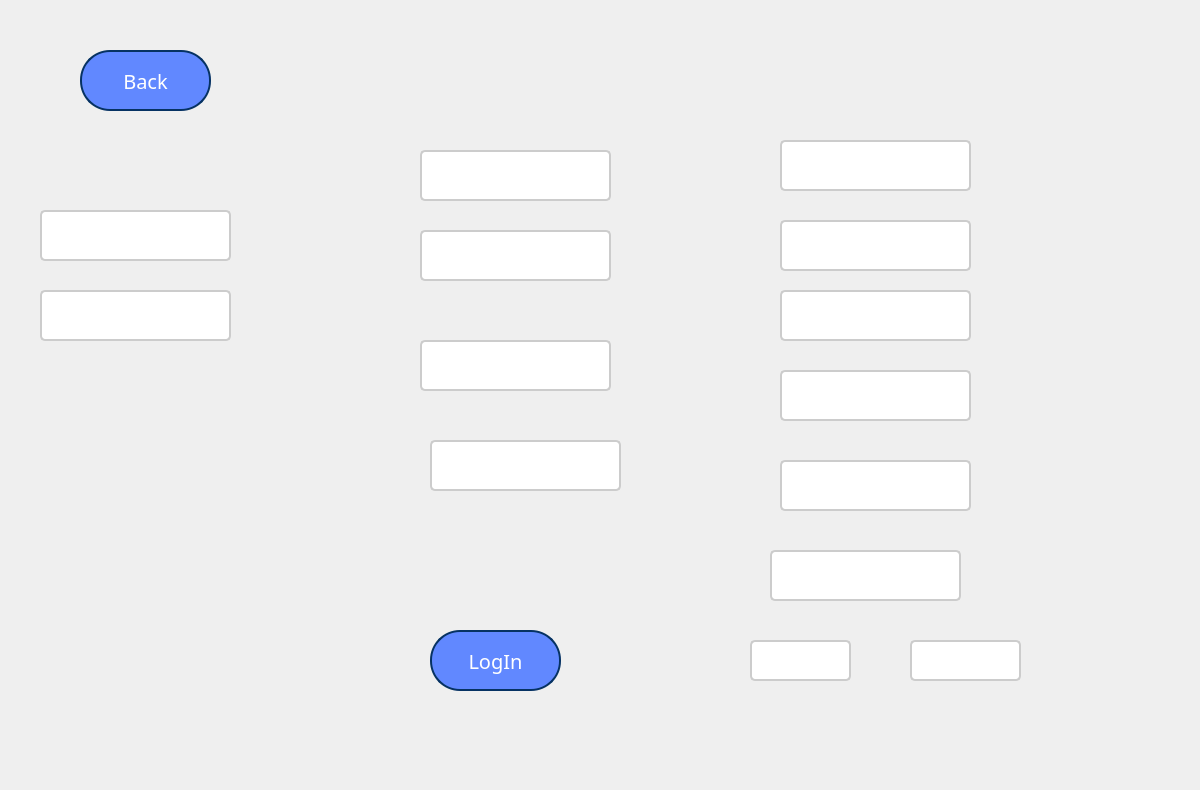
<?xml version="1.0" encoding="UTF-8"?>
<ui version="4.0">
 <class>ClientLogin</class>
 <widget class="QDialog" name="ClientLogin">
  <property name="geometry">
   <rect>
    <x>0</x>
    <y>0</y>
    <width>1200</width>
    <height>790</height>
   </rect>
  </property>
  <property name="windowTitle">
   <string>Dialog</string>
  </property>
  <widget class="QLineEdit" name="Email">
   <property name="geometry">
    <rect>
     <x>40</x>
     <y>210</y>
     <width>191</width>
     <height>51</height>
    </rect>
   </property>
   <property name="styleSheet">
    <string notr="true">QLineEdit {
    border: 2px solid #ccc;  /* Adaugă un contur de 2px solid cu o culoare gri deschis */
    border-radius: 5px;      /* Rotunjeste marginile */
    padding: 5px;            /* Adaugă un spațiu de 5px în interiorul lineEdit-ului */
    font-family: Arial, sans-serif; /* Setează fontul textului */
    font-size: 14px;         /* Setează dimensiunea fontului */
    color: #333;             /* Setează culoarea textului la un gri mai închis */
}

QLineEdit:hover {
    border-color: #aaa;      /* Schimbă culoarea conturului la un gri mai deschis atunci când mouse-ul este deasupra */
}

QLineEdit:focus {
    border-color: #0078d7;  /* Schimbă culoarea conturului la albastru atunci când lineEdit-ul are focus */
}</string>
   </property>
  </widget>
  <widget class="QLineEdit" name="Parola">
   <property name="geometry">
    <rect>
     <x>40</x>
     <y>290</y>
     <width>191</width>
     <height>51</height>
    </rect>
   </property>
   <property name="styleSheet">
    <string notr="true">QLineEdit {
    border: 2px solid #ccc;  /* Adaugă un contur de 2px solid cu o culoare gri deschis */
    border-radius: 5px;      /* Rotunjeste marginile */
    padding: 5px;            /* Adaugă un spațiu de 5px în interiorul lineEdit-ului */
    font-family: Arial, sans-serif; /* Setează fontul textului */
    font-size: 14px;         /* Setează dimensiunea fontului */
    color: #333;             /* Setează culoarea textului la un gri mai închis */
}

QLineEdit:hover {
    border-color: #aaa;      /* Schimbă culoarea conturului la un gri mai deschis atunci când mouse-ul este deasupra */
}

QLineEdit:focus {
    border-color: #0078d7;  /* Schimbă culoarea conturului la albastru atunci când lineEdit-ul are focus */
}</string>
   </property>
  </widget>
  <widget class="QLineEdit" name="Nume">
   <property name="geometry">
    <rect>
     <x>420</x>
     <y>150</y>
     <width>191</width>
     <height>51</height>
    </rect>
   </property>
   <property name="styleSheet">
    <string notr="true">QLineEdit {
    border: 2px solid #ccc;  /* Adaugă un contur de 2px solid cu o culoare gri deschis */
    border-radius: 5px;      /* Rotunjeste marginile */
    padding: 5px;            /* Adaugă un spațiu de 5px în interiorul lineEdit-ului */
    font-family: Arial, sans-serif; /* Setează fontul textului */
    font-size: 14px;         /* Setează dimensiunea fontului */
    color: #333;             /* Setează culoarea textului la un gri mai închis */
}

QLineEdit:hover {
    border-color: #aaa;      /* Schimbă culoarea conturului la un gri mai deschis atunci când mouse-ul este deasupra */
}

QLineEdit:focus {
    border-color: #0078d7;  /* Schimbă culoarea conturului la albastru atunci când lineEdit-ul are focus */
}</string>
   </property>
  </widget>
  <widget class="QLineEdit" name="Prenume">
   <property name="geometry">
    <rect>
     <x>420</x>
     <y>230</y>
     <width>191</width>
     <height>51</height>
    </rect>
   </property>
   <property name="styleSheet">
    <string notr="true">QLineEdit {
    border: 2px solid #ccc;  /* Adaugă un contur de 2px solid cu o culoare gri deschis */
    border-radius: 5px;      /* Rotunjeste marginile */
    padding: 5px;            /* Adaugă un spațiu de 5px în interiorul lineEdit-ului */
    font-family: Arial, sans-serif; /* Setează fontul textului */
    font-size: 14px;         /* Setează dimensiunea fontului */
    color: #333;             /* Setează culoarea textului la un gri mai închis */
}

QLineEdit:hover {
    border-color: #aaa;      /* Schimbă culoarea conturului la un gri mai deschis atunci când mouse-ul este deasupra */
}

QLineEdit:focus {
    border-color: #0078d7;  /* Schimbă culoarea conturului la albastru atunci când lineEdit-ul are focus */
}</string>
   </property>
  </widget>
  <widget class="QLineEdit" name="Telefon">
   <property name="geometry">
    <rect>
     <x>420</x>
     <y>340</y>
     <width>191</width>
     <height>51</height>
    </rect>
   </property>
   <property name="styleSheet">
    <string notr="true">QLineEdit {
    border: 2px solid #ccc;  /* Adaugă un contur de 2px solid cu o culoare gri deschis */
    border-radius: 5px;      /* Rotunjeste marginile */
    padding: 5px;            /* Adaugă un spațiu de 5px în interiorul lineEdit-ului */
    font-family: Arial, sans-serif; /* Setează fontul textului */
    font-size: 14px;         /* Setează dimensiunea fontului */
    color: #333;             /* Setează culoarea textului la un gri mai închis */
}

QLineEdit:hover {
    border-color: #aaa;      /* Schimbă culoarea conturului la un gri mai deschis atunci când mouse-ul este deasupra */
}

QLineEdit:focus {
    border-color: #0078d7;  /* Schimbă culoarea conturului la albastru atunci când lineEdit-ul are focus */
}</string>
   </property>
  </widget>
  <widget class="QLineEdit" name="DataNasterii">
   <property name="geometry">
    <rect>
     <x>430</x>
     <y>440</y>
     <width>191</width>
     <height>51</height>
    </rect>
   </property>
   <property name="styleSheet">
    <string notr="true">QLineEdit {
    border: 2px solid #ccc;  /* Adaugă un contur de 2px solid cu o culoare gri deschis */
    border-radius: 5px;      /* Rotunjeste marginile */
    padding: 5px;            /* Adaugă un spațiu de 5px în interiorul lineEdit-ului */
    font-family: Arial, sans-serif; /* Setează fontul textului */
    font-size: 14px;         /* Setează dimensiunea fontului */
    color: #333;             /* Setează culoarea textului la un gri mai închis */
}

QLineEdit:hover {
    border-color: #aaa;      /* Schimbă culoarea conturului la un gri mai deschis atunci când mouse-ul este deasupra */
}

QLineEdit:focus {
    border-color: #0078d7;  /* Schimbă culoarea conturului la albastru atunci când lineEdit-ul are focus */
}</string>
   </property>
  </widget>
  <widget class="QLineEdit" name="CodPostal">
   <property name="geometry">
    <rect>
     <x>780</x>
     <y>140</y>
     <width>191</width>
     <height>51</height>
    </rect>
   </property>
   <property name="styleSheet">
    <string notr="true">QLineEdit {
    border: 2px solid #ccc;  /* Adaugă un contur de 2px solid cu o culoare gri deschis */
    border-radius: 5px;      /* Rotunjeste marginile */
    padding: 5px;            /* Adaugă un spațiu de 5px în interiorul lineEdit-ului */
    font-family: Arial, sans-serif; /* Setează fontul textului */
    font-size: 14px;         /* Setează dimensiunea fontului */
    color: #333;             /* Setează culoarea textului la un gri mai închis */
}

QLineEdit:hover {
    border-color: #aaa;      /* Schimbă culoarea conturului la un gri mai deschis atunci când mouse-ul este deasupra */
}

QLineEdit:focus {
    border-color: #0078d7;  /* Schimbă culoarea conturului la albastru atunci când lineEdit-ul are focus */
}</string>
   </property>
  </widget>
  <widget class="QLineEdit" name="Tara">
   <property name="geometry">
    <rect>
     <x>780</x>
     <y>220</y>
     <width>191</width>
     <height>51</height>
    </rect>
   </property>
   <property name="styleSheet">
    <string notr="true">QLineEdit {
    border: 2px solid #ccc;  /* Adaugă un contur de 2px solid cu o culoare gri deschis */
    border-radius: 5px;      /* Rotunjeste marginile */
    padding: 5px;            /* Adaugă un spațiu de 5px în interiorul lineEdit-ului */
    font-family: Arial, sans-serif; /* Setează fontul textului */
    font-size: 14px;         /* Setează dimensiunea fontului */
    color: #333;             /* Setează culoarea textului la un gri mai închis */
}

QLineEdit:hover {
    border-color: #aaa;      /* Schimbă culoarea conturului la un gri mai deschis atunci când mouse-ul este deasupra */
}

QLineEdit:focus {
    border-color: #0078d7;  /* Schimbă culoarea conturului la albastru atunci când lineEdit-ul are focus */
}</string>
   </property>
  </widget>
  <widget class="QLineEdit" name="Judet">
   <property name="geometry">
    <rect>
     <x>780</x>
     <y>290</y>
     <width>191</width>
     <height>51</height>
    </rect>
   </property>
   <property name="styleSheet">
    <string notr="true">QLineEdit {
    border: 2px solid #ccc;  /* Adaugă un contur de 2px solid cu o culoare gri deschis */
    border-radius: 5px;      /* Rotunjeste marginile */
    padding: 5px;            /* Adaugă un spațiu de 5px în interiorul lineEdit-ului */
    font-family: Arial, sans-serif; /* Setează fontul textului */
    font-size: 14px;         /* Setează dimensiunea fontului */
    color: #333;             /* Setează culoarea textului la un gri mai închis */
}

QLineEdit:hover {
    border-color: #aaa;      /* Schimbă culoarea conturului la un gri mai deschis atunci când mouse-ul este deasupra */
}

QLineEdit:focus {
    border-color: #0078d7;  /* Schimbă culoarea conturului la albastru atunci când lineEdit-ul are focus */
}</string>
   </property>
  </widget>
  <widget class="QLineEdit" name="Oras">
   <property name="geometry">
    <rect>
     <x>780</x>
     <y>370</y>
     <width>191</width>
     <height>51</height>
    </rect>
   </property>
   <property name="styleSheet">
    <string notr="true">QLineEdit {
    border: 2px solid #ccc;  /* Adaugă un contur de 2px solid cu o culoare gri deschis */
    border-radius: 5px;      /* Rotunjeste marginile */
    padding: 5px;            /* Adaugă un spațiu de 5px în interiorul lineEdit-ului */
    font-family: Arial, sans-serif; /* Setează fontul textului */
    font-size: 14px;         /* Setează dimensiunea fontului */
    color: #333;             /* Setează culoarea textului la un gri mai închis */
}

QLineEdit:hover {
    border-color: #aaa;      /* Schimbă culoarea conturului la un gri mai deschis atunci când mouse-ul este deasupra */
}

QLineEdit:focus {
    border-color: #0078d7;  /* Schimbă culoarea conturului la albastru atunci când lineEdit-ul are focus */
}</string>
   </property>
  </widget>
  <widget class="QLineEdit" name="Strada">
   <property name="geometry">
    <rect>
     <x>780</x>
     <y>460</y>
     <width>191</width>
     <height>51</height>
    </rect>
   </property>
   <property name="styleSheet">
    <string notr="true">QLineEdit {
    border: 2px solid #ccc;  /* Adaugă un contur de 2px solid cu o culoare gri deschis */
    border-radius: 5px;      /* Rotunjeste marginile */
    padding: 5px;            /* Adaugă un spațiu de 5px în interiorul lineEdit-ului */
    font-family: Arial, sans-serif; /* Setează fontul textului */
    font-size: 14px;         /* Setează dimensiunea fontului */
    color: #333;             /* Setează culoarea textului la un gri mai închis */
}

QLineEdit:hover {
    border-color: #aaa;      /* Schimbă culoarea conturului la un gri mai deschis atunci când mouse-ul este deasupra */
}

QLineEdit:focus {
    border-color: #0078d7;  /* Schimbă culoarea conturului la albastru atunci când lineEdit-ul are focus */
}</string>
   </property>
  </widget>
  <widget class="QLineEdit" name="Numarul">
   <property name="geometry">
    <rect>
     <x>770</x>
     <y>550</y>
     <width>191</width>
     <height>51</height>
    </rect>
   </property>
   <property name="styleSheet">
    <string notr="true">QLineEdit {
    border: 2px solid #ccc;  /* Adaugă un contur de 2px solid cu o culoare gri deschis */
    border-radius: 5px;      /* Rotunjeste marginile */
    padding: 5px;            /* Adaugă un spațiu de 5px în interiorul lineEdit-ului */
    font-family: Arial, sans-serif; /* Setează fontul textului */
    font-size: 14px;         /* Setează dimensiunea fontului */
    color: #333;             /* Setează culoarea textului la un gri mai închis */
}

QLineEdit:hover {
    border-color: #aaa;      /* Schimbă culoarea conturului la un gri mai deschis atunci când mouse-ul este deasupra */
}

QLineEdit:focus {
    border-color: #0078d7;  /* Schimbă culoarea conturului la albastru atunci când lineEdit-ul are focus */
}</string>
   </property>
  </widget>
  <widget class="QPushButton" name="Back">
   <property name="geometry">
    <rect>
     <x>80</x>
     <y>50</y>
     <width>131</width>
     <height>61</height>
    </rect>
   </property>
   <property name="styleSheet">
    <string notr="true">QPushButton {
    font-family: sans-serif;
    font-size: 20px;
    color: #fff;
    background-color: #6188FF;
    padding: 12px 24px;
    border: 2px solid #063263; /* Adăugați contur cu grosimea și culoarea specificată */
    border-radius: 30px;
    cursor: pointer;
    transition: background-color 0.3s ease;
}

QPushButton:hover {
    background-color: #0056b3;
}
/* Stil pentru butoanele QPushButton */


</string>
   </property>
   <property name="text">
    <string>Back</string>
   </property>
  </widget>
  <widget class="QPushButton" name="LoginButton">
   <property name="geometry">
    <rect>
     <x>430</x>
     <y>630</y>
     <width>131</width>
     <height>61</height>
    </rect>
   </property>
   <property name="styleSheet">
    <string notr="true">QPushButton {
    font-family: sans-serif;
    font-size: 20px;
    color: #fff;
    background-color: #6188FF;
    padding: 12px 24px;
    border: 2px solid #063263; /* Adăugați contur cu grosimea și culoarea specificată */
    border-radius: 30px;
    cursor: pointer;
    transition: background-color 0.3s ease;
}

QPushButton:hover {
    background-color: #0056b3;
}
/* Stil pentru butoanele QPushButton */


</string>
   </property>
   <property name="text">
    <string>LogIn</string>
   </property>
  </widget>
  <widget class="QLineEdit" name="Scara">
   <property name="geometry">
    <rect>
     <x>750</x>
     <y>640</y>
     <width>101</width>
     <height>41</height>
    </rect>
   </property>
   <property name="styleSheet">
    <string notr="true">QLineEdit {
    border: 2px solid #ccc;  /* Adaugă un contur de 2px solid cu o culoare gri deschis */
    border-radius: 5px;      /* Rotunjeste marginile */
    padding: 5px;            /* Adaugă un spațiu de 5px în interiorul lineEdit-ului */
    font-family: Arial, sans-serif; /* Setează fontul textului */
    font-size: 14px;         /* Setează dimensiunea fontului */
    color: #333;             /* Setează culoarea textului la un gri mai închis */
}

QLineEdit:hover {
    border-color: #aaa;      /* Schimbă culoarea conturului la un gri mai deschis atunci când mouse-ul este deasupra */
}

QLineEdit:focus {
    border-color: #0078d7;  /* Schimbă culoarea conturului la albastru atunci când lineEdit-ul are focus */
}</string>
   </property>
  </widget>
  <widget class="QLineEdit" name="NumarApartament">
   <property name="geometry">
    <rect>
     <x>910</x>
     <y>640</y>
     <width>111</width>
     <height>41</height>
    </rect>
   </property>
   <property name="styleSheet">
    <string notr="true">QLineEdit {
    border: 2px solid #ccc;  /* Adaugă un contur de 2px solid cu o culoare gri deschis */
    border-radius: 5px;      /* Rotunjeste marginile */
    padding: 5px;            /* Adaugă un spațiu de 5px în interiorul lineEdit-ului */
    font-family: Arial, sans-serif; /* Setează fontul textului */
    font-size: 14px;         /* Setează dimensiunea fontului */
    color: #333;             /* Setează culoarea textului la un gri mai închis */
}

QLineEdit:hover {
    border-color: #aaa;      /* Schimbă culoarea conturului la un gri mai deschis atunci când mouse-ul este deasupra */
}

QLineEdit:focus {
    border-color: #0078d7;  /* Schimbă culoarea conturului la albastru atunci când lineEdit-ul are focus */
}</string>
   </property>
  </widget>
 </widget>
 <resources/>
 <connections/>
</ui>
